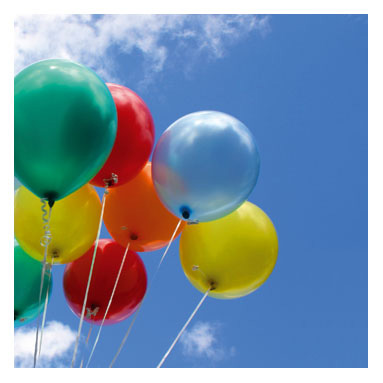
#> input picture COMP61342 Computer Vision/Practical Assignment/python_snippets/snippet_03/balloons.jpg, 383 x 383 px
$ python snippet_03.py
#> lines starting #> are read from the running program, lines starting #| are printed output that depends on the picture
# snippet_03.py
# -----------------------

"""
Python Code Snippets
Terence Morley, Department of Computer Science,
    The University of Manchester, Nov 2020

Purpose: Load a colour image and save the three colour channels.
"""

import cv2
import sys

# Open image
filename = 'balloons.jpg'
img = cv2.imread(filename)
#> img is the input picture: shape (383, 383, 3); mean B, G, R 164.9, 146.8, 123.9

# Check for success
if img is None:
    print('Error: failed to open', filename)
    sys.exit()

# Split into Blue, Green and Red channels and save them.
# NOTE The default format in OpenCV is BGR not RGB.
blue, green, red = cv2.split(img)
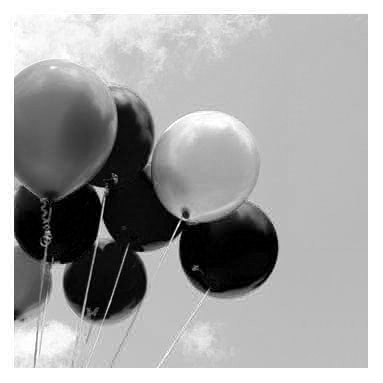
#> blue: shape (383, 383); min 0, max 255, mean 164.9
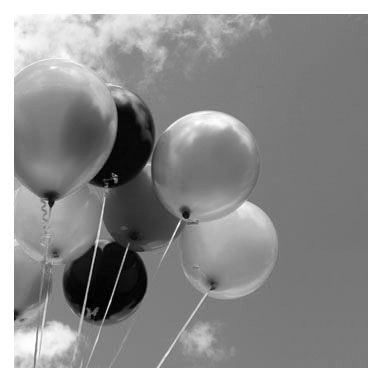
#> green: shape (383, 383); min 0, max 255, mean 146.8
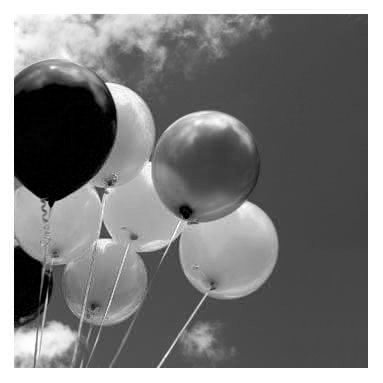
#> red: shape (383, 383); min 0, max 255, mean 123.9
cv2.imwrite('balloons_blue.jpg', blue)
cv2.imwrite('balloons_green.jpg', green)
cv2.imwrite('balloons_red.jpg', red)

# Alternative method - Array
channels = cv2.split(img)
cv2.imwrite('balloons_green2.jpg', channels[1])
